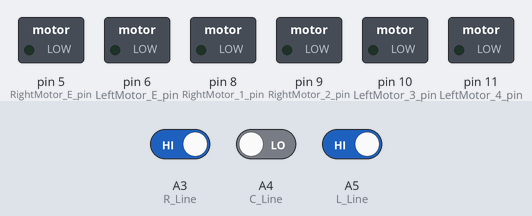
This sketch was run on a simulated Arduino Uno, built with avr-gcc and run on an emulated ATmega328P. Shown: switched loads named in the sketch (green lamp = pin HIGH). The test bench sets the inputs (shaded band); at power-on: A3 (R_Line) HIGH, A5 (L_Line) HIGH, A4 (C_Line) LOW.

Above: at 1.2 s.
1.3 s: A3 (R_Line) driven LOW
At 2.2 s:
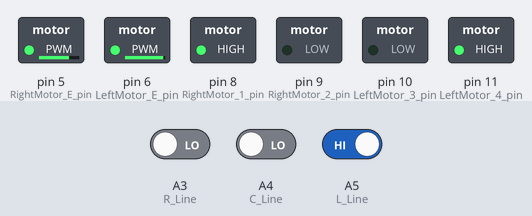
3.0 s: A3 (R_Line) driven HIGH and A5 (L_Line) driven LOW
At 3.3 s:
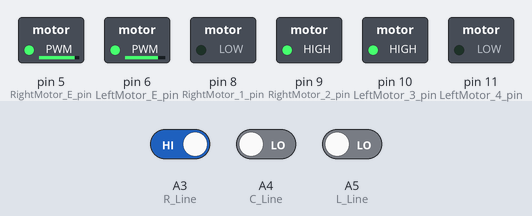
4.5 s: A3 (R_Line) driven LOW and A4 (C_Line) driven HIGH
At 5.6 s:
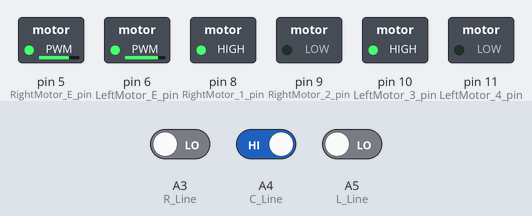
6.0 s: A3 (R_Line) driven HIGH
At 6.8 s:
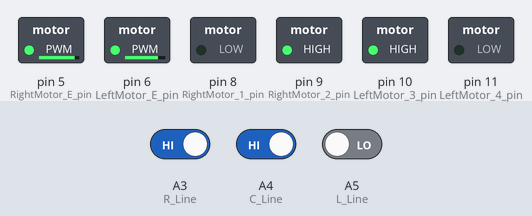
Timing chart, 0 to 8.5 s (numbered marks = the images above; inputs shaded):
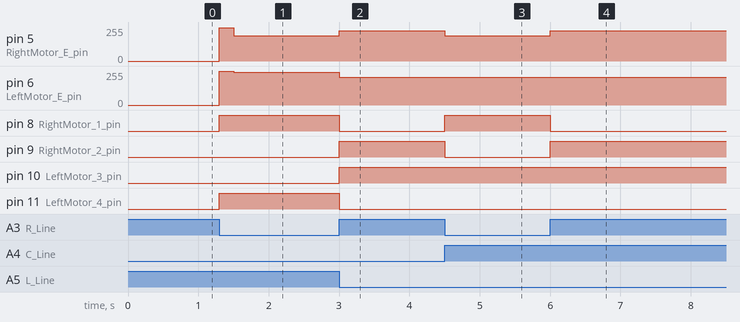

The sketch:

LineTracer.ino
```cpp
int RightMotor_E_pin = 5;
int LeftMotor_E_pin = 6;
int RightMotor_1_pin = 8;
int RightMotor_2_pin = 9;
int LeftMotor_3_pin = 10;
int LeftMotor_4_pin = 11;

int L_Line = A5;
int C_Line = A4;
int R_Line = A3;

int L_MotorSpeed = 210; // 230, 210(최근 잘 되던 속도), 205(0527: 회전34와 잘 되던 속도) ,210(36)
int R_MotorSpeed = 190; // 210, 190(최근 잘 되던 속도), 185(0527: 회전34와 잘 되던 속도),190(34)

int SL = 1;
int SC = 1;
int SR = 1;

unsigned long startTime = 0;
bool isBoosterActive = true;

void setup() {
  pinMode(RightMotor_E_pin, OUTPUT);
  pinMode(LeftMotor_E_pin, OUTPUT);
  pinMode(RightMotor_1_pin, OUTPUT);
  pinMode(RightMotor_2_pin, OUTPUT);
  pinMode(LeftMotor_3_pin, OUTPUT);
  pinMode(LeftMotor_4_pin, OUTPUT);

  startTime = millis();
}

void loop() {
  int L = digitalRead(L_Line);
  int C = digitalRead(C_Line);
  int R = digitalRead(R_Line);

  int currentL_Speed = L_MotorSpeed;
  int currentR_Speed = R_MotorSpeed;


  if (isBoosterActive) {
    if (millis() - startTime < 1500) {
      currentL_Speed = 250; // 250일때 안정적
      currentR_Speed = 250; // 250일때 안정적
    } else {
      isBoosterActive = false;
    }
  }


  if ( L == LOW && C == HIGH && R == LOW ) {
    motor_control(1, 1, currentR_Speed, currentL_Speed);
  }
  else if (L == LOW && R == HIGH ){
    motor_control(-1, 1, currentR_Speed + 36, currentL_Speed);  // +33, 34(가장 좋은 속도),36
  }
  else if (L == HIGH && R == LOW ) {
    motor_control(1, -1, currentR_Speed, currentL_Speed + 34);   // +33, 32(가장 좋은 속도),34
  }


}

void motor_control(int R_dir, int L_dir, int R_speed, int L_speed) {
  digitalWrite(RightMotor_1_pin, R_dir == 1 ? HIGH : LOW);
  digitalWrite(RightMotor_2_pin, R_dir == 1 ? LOW : HIGH);
  digitalWrite(LeftMotor_3_pin, L_dir == 1 ? HIGH : LOW);
  digitalWrite(LeftMotor_4_pin, L_dir == 1 ? LOW : HIGH);

  analogWrite(RightMotor_E_pin, constrain(R_speed, 0, 255));
  analogWrite(LeftMotor_E_pin, constrain(L_speed, 0, 255));
}
```

Measured:
- after the input at 1.3 s, pin 5 (RightMotor_E_pin): 0/255 → 250/255 at once, → 190/255 0.20 s later; pin 6 (LeftMotor_E_pin): 0/255 → 255/255 at once, → 244/255 0.20 s later; pin 8 (RightMotor_1_pin), pin 11 (LeftMotor_4_pin): LOW → HIGH at once
- after the input at 3.0 s, pin 5 (RightMotor_E_pin): 190/255 → 226/255 at once; pin 6 (LeftMotor_E_pin): 244/255 → 210/255 at once; pin 8 (RightMotor_1_pin), pin 11 (LeftMotor_4_pin): HIGH → LOW at once; pin 9 (RightMotor_2_pin), pin 10 (LeftMotor_3_pin): LOW → HIGH at once
- after the input at 4.5 s, pin 5 (RightMotor_E_pin): 226/255 → 190/255 at once; pin 8 (RightMotor_1_pin): LOW → HIGH at once; pin 9 (RightMotor_2_pin): HIGH → LOW at once
- after the input at 6.0 s, pin 5 (RightMotor_E_pin): 190/255 → 226/255 at once; pin 8 (RightMotor_1_pin): HIGH → LOW at once; pin 9 (RightMotor_2_pin): LOW → HIGH at once
